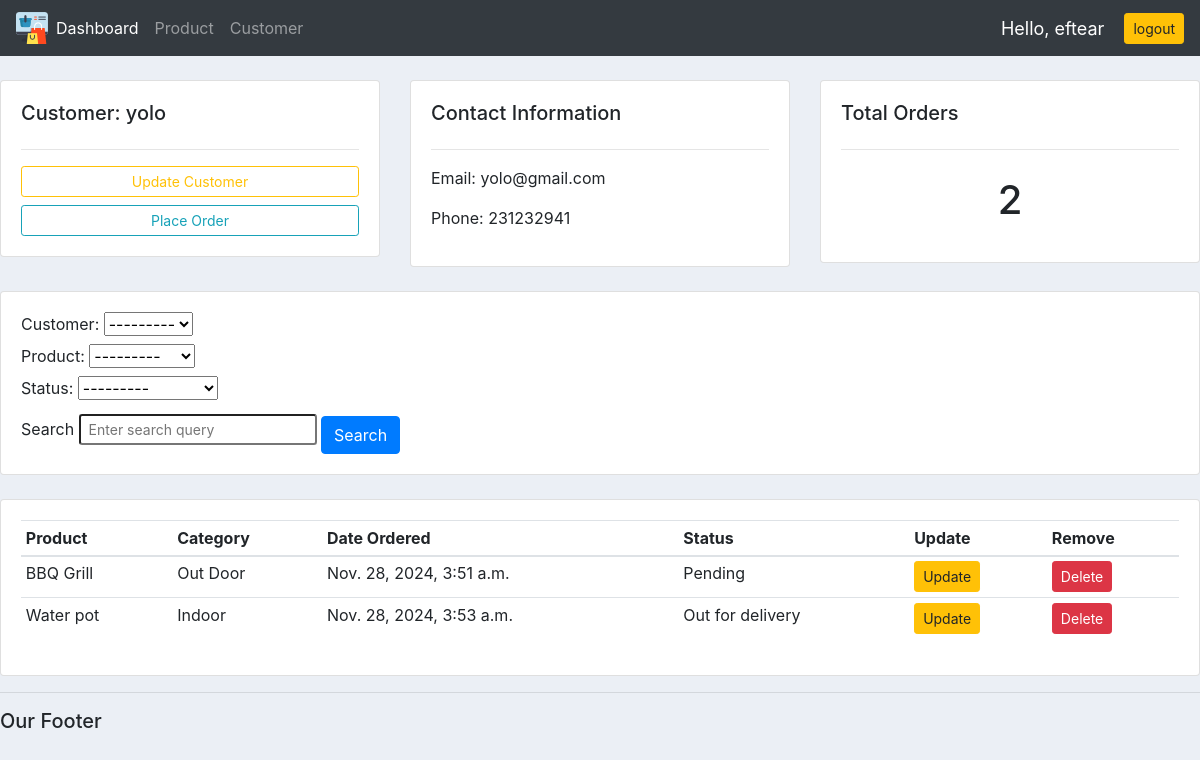
The page /customer/3/ (signed in) on the database its author committed.
### accounts/models.py (models this page shows, shortened)
class Customer(models.Model):
    name = models.CharField(max_length=200, null=True)
    phone = models.CharField(max_length=200, null=True)
    email = models.CharField(max_length=200, null=True)
    date_created = models.DateTimeField(auto_now_add=True, null=True)
    def __str__(self):
        return self.name

class Order(models.Model):
    STATUS = (
			('Pending', 'Pending'),
			('Out for delivery', 'Out for delivery'),
			('Delivered', 'Delivered'),
			)
    Customer = models.ForeignKey(Customer, null=True, on_delete=models.SET_NULL)
    Product = models.ForeignKey(Product, null=True, on_delete=models.SET_NULL)
    date_created = models.DateTimeField(auto_now_add=True, null=True)
    status = models.CharField(max_length=200, null=True, choices=STATUS)

class Product(models.Model):
    CATEGORY = (
        ('Indoor', 'Indoor'),
        ('Out Door', 'Out Door'),
        )
    name = models.CharField(max_length=200, null=True)
    price = models.FloatField(null=True)
    category = models.CharField(max_length=200, null=True, choices=CATEGORY)
    description = models.CharField(max_length=200, null=True)
    date_created = models.DateTimeField(auto_now_add=True, null=True)
    tags = models.ManyToManyField(Tag)
    def __str__(self):
        return self.name

### accounts/views.py (the view)
# urls.py: path('customer/<str:pk_test>/', views.customer,name='customer'),
@login_required(login_url='login')
def customer(request,pk_test):
    customer = Customer.objects.get(id=pk_test)
    orders =customer.order_set.all()
    order_count = orders.count()
    myFilter = OrderFilter(request.GET, queryset=orders)
    orders = myFilter.qs
    context = {'customer':customer,'orders':orders,'order_count':order_count, 'myFilter':myFilter}
    return render(request,'accounts/customer.html',context)

### accounts/templates/accounts/customer.html (shortened to what this page needs)
{% extends 'accounts/main.html' %}
{% block content %}
<br>
    <div class="row">
        <div class="col-md">
            <div class="card card-body">
                <h5>Customer: {{customer}}</h5>
                <hr>
                <a class="btn btn-outline-warning btn-sm btn-block" href="#">Update Customer</a>
                <a class="btn btn-outline-info btn-sm btn-block" href="{% url 'create_order' customer.id %}">Place Order</a>
            </div>
        </div>
        <div class="col-md">
            <div class="card card-body">
                <h5>Contact Information</h5>
                <hr>
                <p>Email: {{customer.email}}</p>
                <p>Phone: {{customer.phone}}</p>
            </div>
        </div>
        <div class="col-md">
            <div class="card card-body">
                <h5>Total Orders</h5>
                <hr>
                <h1 style="text-align: center; padding: 10px;">{{order_count}}</h1>
            </div>
        </div>
    </div>
    <br>
    <div class="row">
        <div class="col">
            <div class="card card-body">
                <form method="get">
                    {{myFilter.form}}
                    <label for="search">Search</label>
                    <input type="text" class="form-control-sm" id="search" placeholder="Enter search query">
                    <button class="btn btn-primary mt-2" type="submit">Search</button>
                </form>
            </div>
        </div>
    </div>
    <br>
    <div class="row">
        <div class="col-md">
            <div class="card card-body">
                <table class="table table-sm">
                    <thead>
                        <tr>
                            <th>Product</th>
                            <th>Category</th>
                            <th>Date Ordered</th>
                            <th>Status</th>
                            <th>Update</th>
                            <th>Remove</th>
                        </tr>
                        {% for orders in orders %}
                        <tr>
                            <td>{{orders.Product}}</td>
                            <td>{{orders.Product.category}}</td>
                            <td>{{orders.date_created}}</td>
                            <td>{{orders.status}}</td>
                            <td><a class="btn btn-sm btn-warning" href="{% url 'update_order' orders.id %}">Update</a></td>
                            <td><a class="btn btn-sm btn-danger" href="{% url 'delete_order' orders.id %}">Delete</a></td>
                        </tr>
                        {% endfor %}
                    </thead>
                </table>
            </div>
        </div>
    </div>
{% endblock %}

### accounts/templates/accounts/navbar.html (shortened to what this page needs)
{% load static %}
<nav class="navbar navbar-expand-lg navbar-dark bg-dark">
    <img src="{% static 'images/shopping.png' %}">
    <div class="collapse navbar-collapse" id="navbarNav">
      <ul class="navbar-nav">
        <li class="nav-item active">
          <a class="nav-link" href="{% url 'home' %}">Dashboard</a>
        </li>
        <li class="nav-item">
          <a class="nav-link" href="{% url 'products' %}">Product</a>
        </li>
        <li class="nav-item">
            <a class="nav-link" href="#">Customer</a>
        </li>
      </ul>
    </div>
    <span class="hello-msg">Hello, {{request.user}} </span>
    <span><a class="btn btn-sm btn-warning" href="{% url 'logout' %}">logout</a></span>
  </nav>

### static/css/main.css (style rules this page uses)
body { background-color: #ebeff5; }

### accounts/templates/accounts/navbar.html (style rules this page uses)
.hello-msg { font-size: 18px; color: #fff; margin-right: 20px; }

### rows shown on the page
Customer: name "yolo", email "yolo@gmail.com", phone "231232941"
Order: Product "BBQ Grill", Product.category "Out Door", date_created "Nov. 28, 2024, 3:51 a.m.", status "Pending"
Order: Product "Water pot", Product.category "Indoor", date_created "Nov. 28, 2024, 3:53 a.m.", status "Out for delivery"

### other values the page prints
{{ request.user }} "eftear"
{{ order_count }} "2"
